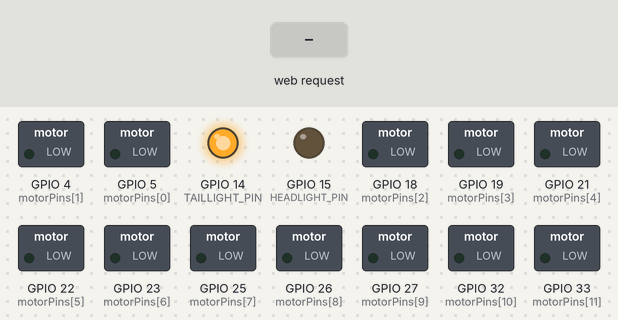
A sketch run on a simulated ESP32. Shown: switched loads named in the sketch (green lamp = pin HIGH), output pins drawn as LEDs (lit = HIGH). The inputs (shaded band) are chosen by the test bench. WiFi joins after 1.5 s; servers stay silent unless stated; what the sketch prints to the serial monitor is not drawn.

Above: at 2.7 s.
2.8 s: HTTP request GET /set_direction?action=FORWARD received
At 3.4 s:
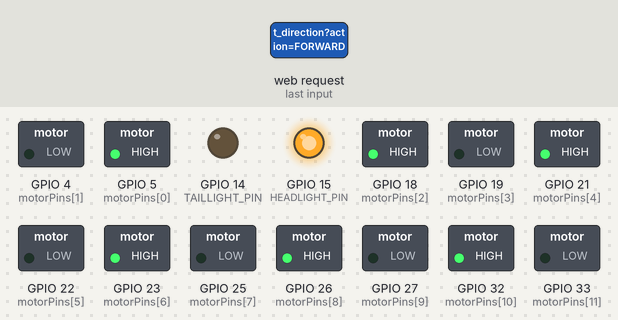
4.3 s: HTTP request GET /set_direction?action=BACKWARD received
At 4.6 s:
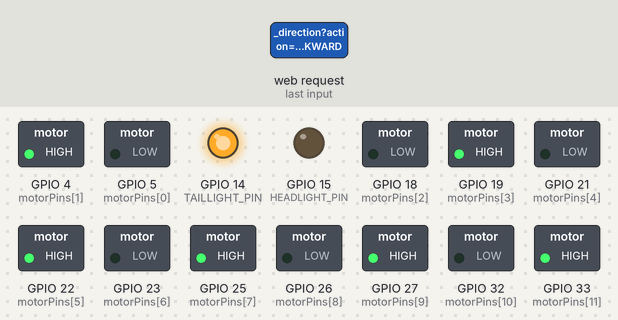
5.8 s: HTTP request GET /set_direction?action=LEFT received
At 7.0 s:
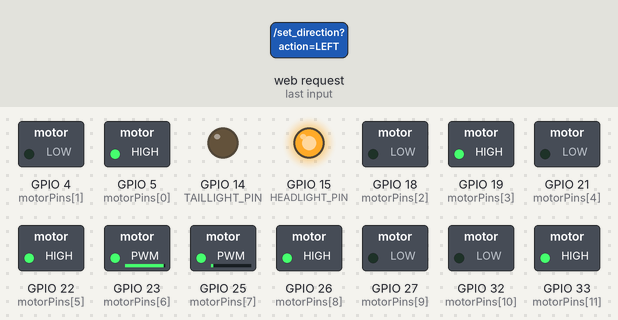
7.3 s: HTTP request GET /stop received
At 7.8 s:
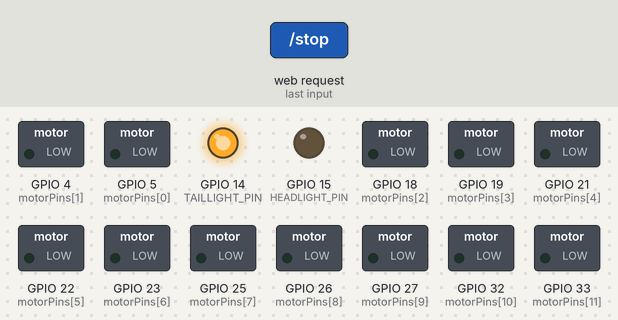
8.8 s: HTTP request GET /set_direction?action=RIGHT received
At 9.5 s:
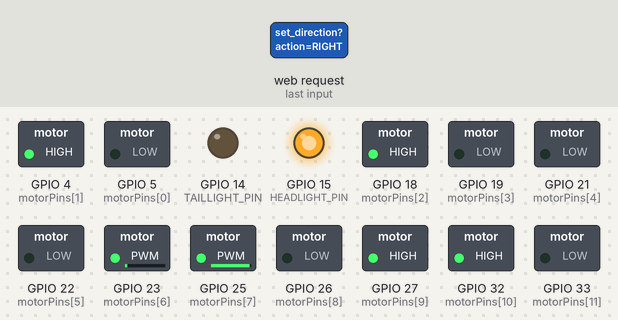
10.3 s: HTTP request GET /stop?action=FORWARD received
At 11.4 s:
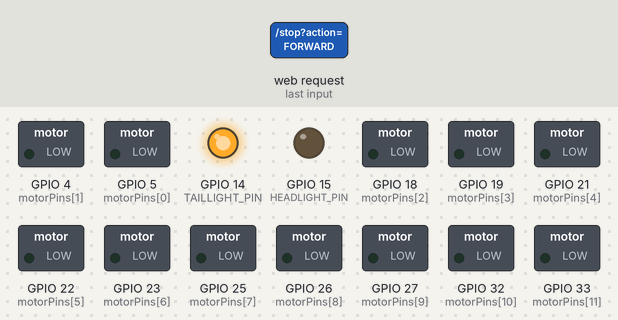
Timing chart, 0 to 12.8 s (numbered marks = the images above; inputs shaded):
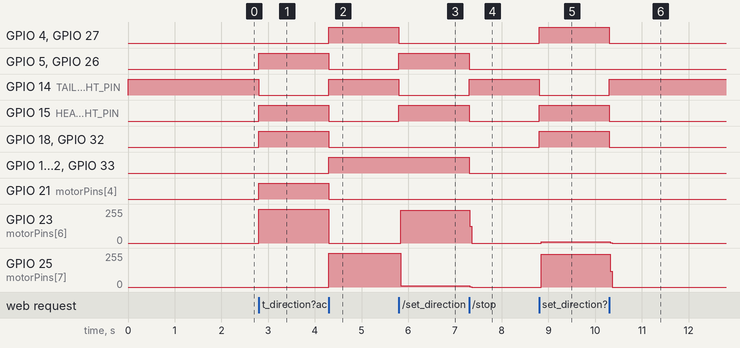

The sketch:

ESP32-Robot-simple-ui-v1.3.2.ino
```cpp
// ESP32 6WD Space Rover Control Code
// GitHub Repository: https://github.com/titanx980ti/6WD-space-rover

#include <WiFi.h>
#include <WebServer.h>

// WiFi config
const char* ssid = "Your-wifi-SSID";
const char* password = "your_wifi_password";

// Webserver
WebServer server(80);

// Motor IN pins (ESP32)
const int motorPins[12] = {
  5, 4, 18, 19,    // L298N1 IN1..IN4 -> Motor 0,1
  21, 22, 23, 25,  // L298N2 IN5..IN8 -> Motor 2,3
  26, 27, 32, 33   // L298N3 IN9..IN12 -> Motor 4,5
};

// Define which motors are LEFT and RIGHT explicitly for turning
const int LEFT_MOTORS[3] = {1, 3, 5};   // Motor indices for LEFT side
const int RIGHT_MOTORS[3] = {0, 3, 4};  // Motor indices for RIGHT side

// Relay pins for headlight and tail light
const int HEADLIGHT_PIN = 15; // D15
const int TAILLIGHT_PIN = 14; // D14

// Direction states:
// 0 = STOP, 1 = FORWARD, 2 = BACKWARD, 3 = LEFT, 4 = RIGHT
volatile int directionState = 0;

void setup() {
  Serial.begin(115200);

  for (int i = 0; i < 12; i++) {
    pinMode(motorPins[i], OUTPUT);
    digitalWrite(motorPins[i], LOW);
  }

  // Relay pins
  pinMode(HEADLIGHT_PIN, OUTPUT);
  pinMode(TAILLIGHT_PIN, OUTPUT);
  digitalWrite(HEADLIGHT_PIN, LOW);
  digitalWrite(TAILLIGHT_PIN, HIGH); // Tail light ON by default

  WiFi.begin(ssid, password);
  Serial.print("Connecting to WiFi");
  while (WiFi.status() != WL_CONNECTED) {
    delay(500);
    Serial.print(".");
  }
  Serial.println("\nConnected!");
  Serial.println(WiFi.localIP());

  server.on("/", handleRoot);
  server.on("/set_direction", handleSetDirection);
  server.on("/stop", handleStop);

  server.begin();
  Serial.println("Server started.");
}

void loop() {
  server.handleClient();

  switch (directionState) {
    case 0:
      stopAllMotors();
      digitalWrite(HEADLIGHT_PIN, LOW);
      digitalWrite(TAILLIGHT_PIN, HIGH);
      break;
    case 1:
      setAllMotorsForward();
      digitalWrite(HEADLIGHT_PIN, HIGH);
      digitalWrite(TAILLIGHT_PIN, LOW);
      break;
    case 2:
      setAllMotorsBackward();
      digitalWrite(HEADLIGHT_PIN, LOW);
      digitalWrite(TAILLIGHT_PIN, HIGH);
      break;
    case 3:
      setLeftTurn();
      digitalWrite(HEADLIGHT_PIN, HIGH);
      digitalWrite(TAILLIGHT_PIN, LOW);
      break;
    case 4:
      setRightTurn();
      digitalWrite(HEADLIGHT_PIN, HIGH);
      digitalWrite(TAILLIGHT_PIN, LOW);
      break;
  }
}

void stopAllMotors() {
  for (int i = 0; i < 6; i++) {
    digitalWrite(motorPins[i * 2], LOW);
    digitalWrite(motorPins[i * 2 + 1], LOW);
  }
}

void setAllMotorsForward() {
  for (int i = 0; i < 6; i++) {
    digitalWrite(motorPins[i * 2], HIGH);
    digitalWrite(motorPins[i * 2 + 1], LOW);
  }
}

void setAllMotorsBackward() {
  for (int i = 0; i < 6; i++) {
    digitalWrite(motorPins[i * 2], LOW);
    digitalWrite(motorPins[i * 2 + 1], HIGH);
  }
}

void setLeftTurn() {
  for (int i = 0; i < 3; i++) {
    int motorIdx = LEFT_MOTORS[i];
    digitalWrite(motorPins[motorIdx * 2], LOW);
    digitalWrite(motorPins[motorIdx * 2 + 1], HIGH);
  }
  for (int i = 0; i < 3; i++) {
    int motorIdx = RIGHT_MOTORS[i];
    digitalWrite(motorPins[motorIdx * 2], HIGH);
    digitalWrite(motorPins[motorIdx * 2 + 1], LOW);
  }
}

void setRightTurn() {
  for (int i = 0; i < 3; i++) {
    int motorIdx = LEFT_MOTORS[i];
    digitalWrite(motorPins[motorIdx * 2], HIGH);
    digitalWrite(motorPins[motorIdx * 2 + 1], LOW);
  }
  for (int i = 0; i < 3; i++) {
    int motorIdx = RIGHT_MOTORS[i];
    digitalWrite(motorPins[motorIdx * 2], LOW);
    digitalWrite(motorPins[motorIdx * 2 + 1], HIGH);
  }
}

void handleRoot() {
  String html = R"rawliteral(
<!DOCTYPE html>
<html>
<head>
  <title>ESP32 Motor Control</title>
  <meta name="viewport" content="width=device-width, initial-scale=1">
  <style>
    body { font-family: sans-serif; text-align: center; background: #111; color: #eee; }
    h2 { color: #0f0; }
    .button {
      width: 150px; height: 60px; margin: 15px;
      font-size: 20px; border: none; border-radius: 10px;
      color: white; cursor: pointer; background: #007BFF;
    }
    .button:active { background: #0056b3; }
    a { color: #0af; text-decoration: none; }
    a:hover { text-decoration: underline; }
  </style>
</head>
<body>
  <h2>ESP32 Direction Control</h2>
  <button class="button" ontouchstart="send('FORWARD')" ontouchend="send('STOP')" onmousedown="send('FORWARD')" onmouseup="send('STOP')">FORWARD</button><br>
  <button class="button" ontouchstart="send('LEFT')" ontouchend="send('STOP')" onmousedown="send('LEFT')" onmouseup="send('STOP')">LEFT</button>
  <button class="button" ontouchstart="send('RIGHT')" ontouchend="send('STOP')" onmousedown="send('RIGHT')" onmouseup="send('STOP')">RIGHT</button><br>
  <button class="button" ontouchstart="send('BACKWARD')" ontouchend="send('STOP')" onmousedown="send('BACKWARD')" onmouseup="send('STOP')">BACKWARD</button>
  <p>Developed by Harsha (<a href="https://github.com/titanx980ti/6WD-space-rover" target="_blank">titanx980ti</a>)</p>
<script>
function send(action) {
  var xhr = new XMLHttpRequest();
  if (action == 'STOP') {
    xhr.open("GET", "/stop", true);
  } else {
    xhr.open("GET", "/set_direction?action=" + action, true);
  }
  xhr.send();
}
</script>
</body>
</html>
)rawliteral";
  server.send(200, "text/html", html);
}

void handleSetDirection() {
  if (server.hasArg("action")) {
    String action = server.arg("action");
    action.toUpperCase();
    if (action == "FORWARD") {
      directionState = 1;
    } else if (action == "BACKWARD") {
      directionState = 2;
    } else if (action == "LEFT") {
      directionState = 3;
    } else if (action == "RIGHT") {
      directionState = 4;
    }
  }
  server.send(200, "text/plain", "OK");
}

void handleStop() {
  directionState = 0;
  server.send(200, "text/plain", "Stopped");
}
```

Measured:
- after the input at 2.8 s, GPIO 5 (motorPins[0]), GPIO 15 (HEADLIGHT_PIN), GPIO 18 (motorPins[2]), GPIO 21 (motorPins[4]), GPIO 26 (motorPins[8]), GPIO 32 (motorPins[10]): LOW → HIGH at once; GPIO 14 (TAILLIGHT_PIN): HIGH → LOW at once; GPIO 23 (motorPins[6]): 0/255 → 255/255 at once
- after the input at 4.3 s, GPIO 4 (motorPins[1]): LOW → HIGH at once; GPIO 5 (motorPins[0]): HIGH → LOW at once
- after the input at 5.8 s, GPIO 4 (motorPins[1]), GPIO 14 (TAILLIGHT_PIN), GPIO 27 (motorPins[9]): HIGH → LOW at once; GPIO 5 (motorPins[0]), GPIO 15 (HEADLIGHT_PIN), GPIO 26 (motorPins[8]): LOW → HIGH at once; GPIO 23 (motorPins[6]): 0/255 → 246/255 at once; GPIO 25 (motorPins[7]): 255/255 → 9/255 at once
- after the input at 7.3 s, GPIO 5 (motorPins[0]), GPIO 15 (HEADLIGHT_PIN), GPIO 19 (motorPins[3]), GPIO 22 (motorPins[5]), GPIO 26 (motorPins[8]), GPIO 33 (motorPins[11]): HIGH → LOW at once; GPIO 14 (TAILLIGHT_PIN): LOW → HIGH at once; GPIO 23 (motorPins[6]): 246/255 → 0/255 at once; GPIO 25 (motorPins[7]): 9/255 → 0/255 at once
- after the input at 8.8 s, GPIO 4 (motorPins[1]), GPIO 15 (HEADLIGHT_PIN), GPIO 18 (motorPins[2]), GPIO 27 (motorPins[9]), GPIO 32 (motorPins[10]): LOW → HIGH at once; GPIO 14 (TAILLIGHT_PIN): HIGH → LOW at once; GPIO 23 (motorPins[6]): 0/255 → 9/255 at once; GPIO 25 (motorPins[7]): 0/255 → 246/255 at once
- after the input at 10.3 s, GPIO 4 (motorPins[1]), GPIO 15 (HEADLIGHT_PIN), GPIO 18 (motorPins[2]), GPIO 27 (motorPins[9]), GPIO 32 (motorPins[10]): HIGH → LOW at once; GPIO 14 (TAILLIGHT_PIN): LOW → HIGH at once; GPIO 23 (motorPins[6]): 9/255 → 0/255 at once; GPIO 25 (motorPins[7]): 246/255 → 0/255 at once
